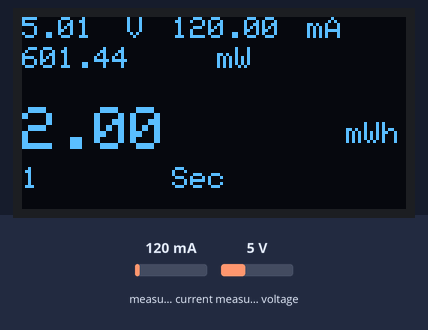
This sketch was run on a simulated Arduino Uno, built with avr-gcc and run on an emulated ATmega328P. On the bench: 128×64 one-colour display. The inputs (shaded band) are chosen by the test bench; at power-on: measured current 120 mA, measured voltage 5 V.

Above: at 1.28 s.
1.3 s: measured current set to 40 mA
At 1.38 s:
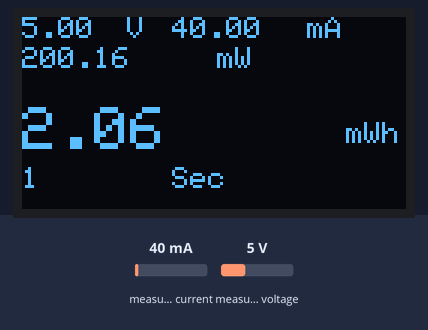
3.1 s: measured voltage set to 0.3 V
At 3.48 s:
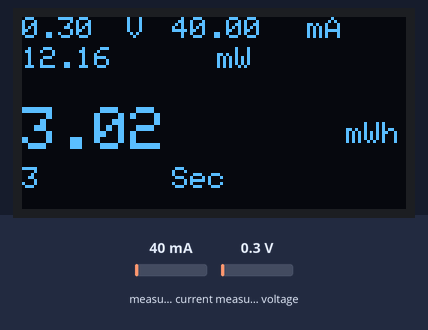
4.6 s: measured current set to 500 mA
At 4.68 s:
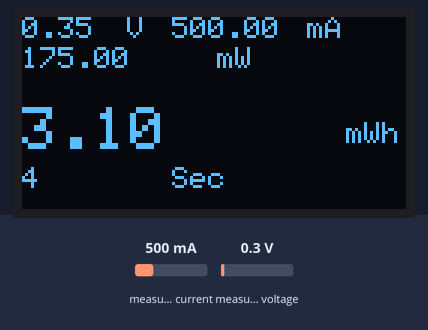
6.1 s: measured voltage set to 3.8 V
At 6.18 s:
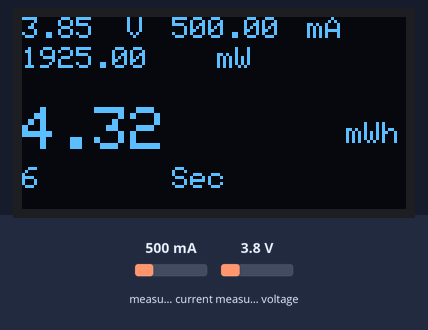

The sketch:

power_meter.ino
```cpp
#include <Wire.h>
#include <Adafruit_INA219.h>
#include <Adafruit_SH1106.h>

#define OLED_RESET -1
Adafruit_SH1106 display(OLED_RESET);
Adafruit_INA219 ina219;

unsigned long previousMillis = 0;
unsigned long interval = 100;
float shuntvoltage = 0;
float busvoltage = 0;
float current_mA = 0;
float loadvoltage = 0;
float energy = 0;


void setup() {
  display.begin(SH1106_SWITCHCAPVCC, 0x3C);
  ina219.begin();
}

void loop() {
  unsigned long currentMillis = millis();
  if (currentMillis - previousMillis >= interval)
  {
    previousMillis = currentMillis;
    ina219values();

    displaydata();
  }
}

void displaydata() {
  display.clearDisplay();
  display.setTextColor(WHITE);
  display.setTextSize(1);
  display.setCursor(0, 0);
  display.println(loadvoltage);
  display.setCursor(35, 0);
  display.println("V");
  display.setCursor(50, 0);
  display.println(current_mA);
  display.setCursor(95, 0);
  display.println("mA");
  display.setCursor(0, 10);
  display.println(loadvoltage * current_mA);
  display.setCursor(65, 10);
  display.println("mW");
  display.setTextSize(2);
  display.setCursor(0, 30);
  display.println(energy);
  display.setTextSize(1);
  display.setCursor(108, 35);
  display.println("mWh");
  // display.setCursor(0, 30);
  // display.println(previousMillis/1000);
  display.setCursor(0, 50);
  display.println(previousMillis/1000);
  display.setCursor(50, 50);
  display.println("Sec");
  // display.setCursor(0, 50);
  // display.println((previousMillis/1000)/360);
  display.display();
}

void ina219values() {
  shuntvoltage = ina219.getShuntVoltage_mV();
  busvoltage = ina219.getBusVoltage_V();
  current_mA = ina219.getCurrent_mA();
  loadvoltage = busvoltage + (shuntvoltage / 1000);
  energy = energy + loadvoltage * current_mA / 3600;
}
```
